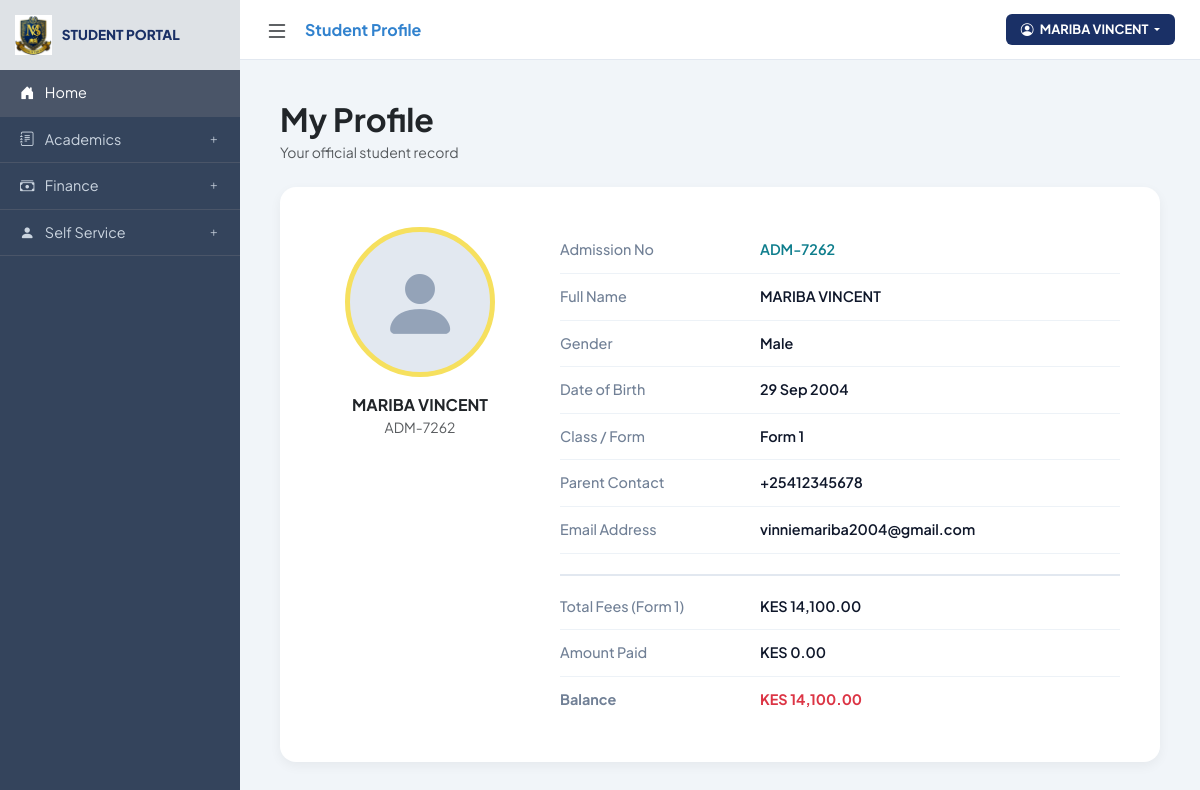
The app's page /student/dashboard_view.php (signed in) with its own data.
### tables this page shows
CREATE TABLE `students` (
  `student_id` int NOT NULL,
  `user_id` int NOT NULL,
  `adm_no` varchar(20) DEFAULT NULL,
  `full_name` varchar(100) NOT NULL,
  `gender` enum('Male','Female','Other') DEFAULT NULL,
  `form` varchar(20) DEFAULT NULL,
  `email` varchar(100) DEFAULT NULL,
  `dob` date DEFAULT NULL,
  `address` varchar(255) DEFAULT NULL,
  `password` varchar(255) DEFAULT NULL,
  `parent_name` varchar(100) DEFAULT NULL,
  `parent_contact` varchar(20) DEFAULT NULL,
  `status` enum('Active','Suspended','Graduated') DEFAULT 'Active',
  `created_at` timestamp NULL DEFAULT CURRENT_TIMESTAMP
);

CREATE TABLE `fee_structure` (
  `id` int NOT NULL,
  `form` varchar(20) NOT NULL,
  `term` enum('Term 1','Term 2','Term 3') NOT NULL,
  `amount` decimal(10,2) NOT NULL,
  `academic_year` varchar(20) DEFAULT NULL,
  `notes` text,
  `created_at` timestamp NULL DEFAULT CURRENT_TIMESTAMP,
  `tuition` decimal(10,2) DEFAULT '0.00',
  `boarding` decimal(10,2) DEFAULT '0.00',
  `activity` decimal(10,2) DEFAULT '0.00',
  `others` decimal(10,2) DEFAULT '0.00',
  `total_amount` decimal(10,2) DEFAULT '0.00'
);

### student/dashboard_view.php (the view, shortened to what this page needs)
<?php
include('../database/db_connect.php');
$adm_no = $_SESSION['adm_no'];
$stmt = $conn->prepare("SELECT * FROM students WHERE adm_no = ? LIMIT 1");
$stmt->bind_param("s", $adm_no);
$stmt->execute();
$student = $stmt->get_result()->fetch_assoc();
$student_id = (int) $student['student_id'];
$student_form = $student['form'] ?? '';
$total_fees = 0;
$structure_stmt = $conn->prepare("SELECT total_amount FROM fee_structure WHERE form = ? LIMIT 1");
if ($structure_stmt) {
    $structure_stmt->bind_param("s", $student_form);
    $structure_stmt->execute();
    $structure_res = $structure_stmt->get_result()->fetch_assoc();
    if ($structure_res) {
        $total_fees = (float) $structure_res['total_amount'];
    }
}
$amount_paid = 0;
$fee_stmt = $conn->prepare("SELECT SUM(amount_paid) as total_paid FROM fees WHERE student_id = ?");
if ($fee_stmt) {
    $fee_stmt->bind_param("i", $student_id);
    $fee_stmt->execute();
    $fee_res = $fee_stmt->get_result()->fetch_assoc();
    if ($fee_res) {
        $amount_paid = (float) ($fee_res['total_paid'] ?? 0);
    }
}
$balance = $total_fees - $amount_paid;
?>
<!DOCTYPE html>
<html lang="en">
<head>
    <link href="https://cdn.jsdelivr.net/npm/bootstrap@5.3.0/dist/css/bootstrap.min.css" rel="stylesheet">
    <link rel="stylesheet" href="https://cdn.jsdelivr.net/npm/bootstrap-icons@1.11.0/font/bootstrap-icons.css">
</head>
<body>
<?php include('includes/sidebar.php'); ?>
<?php include('includes/topbar.php'); ?>
<main class="main-content">
    <div class="mb-4">
        <h2 class="fw-bold mb-1">My Profile</h2>
        <p class="text-muted small mb-0">Your official student record</p>
    </div>
    <div class="profile-container">
        <div class="avatar-section">
            <div class="avatar-circle">
                <i class="bi bi-person-fill"></i>
            </div>
            <p class="mt-3 fw-bold text-uppercase mb-0"><?php echo htmlspecialchars($student['full_name'] ?? ''); ?></p>
            <p class="text-muted small"><?php echo htmlspecialchars($student['adm_no'] ?? ''); ?></p>
        </div>
        <div class="info-section">
            <div class="info-row">
                <div class="info-label">Admission No</div>
                <div class="info-value accent"><?php echo htmlspecialchars($student['adm_no'] ?? ''); ?></div>
            </div>
            <div class="info-row">
                <div class="info-label">Full Name</div>
                <div class="info-value text-uppercase"><?php echo htmlspecialchars($student['full_name'] ?? ''); ?></div>
            </div>
            <div class="info-row">
                <div class="info-label">Gender</div>
                <div class="info-value"><?php echo htmlspecialchars($student['gender'] ?? '—'); ?></div>
            </div>
            <div class="info-row">
                <div class="info-label">Date of Birth</div>
                <div class="info-value">
                    <?php echo !empty($student['dob']) ? htmlspecialchars(date("d M Y", strtotime($student['dob']))) : '—'; ?>
                </div>
            </div>
            <div class="info-row">
                <div class="info-label">Class / Form</div>
                <div class="info-value"><?php echo htmlspecialchars($student['form'] ?? '—'); ?></div>
            </div>
            <div class="info-row">
                <div class="info-label">Parent Contact</div>
                <div class="info-value"><?php echo htmlspecialchars($student['parent_contact'] ?? '—'); ?></div>
            </div>
            <div class="info-row">
                <div class="info-label">Email Address</div>
                <div class="info-value"><?php echo htmlspecialchars($student['email'] ?? '—'); ?></div>
            </div>
            <?php if ($total_fees > 0 || $amount_paid > 0): ?>
                <div class="info-row" style="border-top: 2px solid #e2e8f0; margin-top: 20px; padding-top: 20px;">
                    <div class="info-label">Total Fees (<?php echo htmlspecialchars($student_form); ?>)</div>
                    <div class="info-value">KES <?php echo number_format($total_fees, 2); ?></div>
                </div>
                <div class="info-row">
                    <div class="info-label">Amount Paid</div>
                    <div class="info-value">KES <?php echo number_format($amount_paid, 2); ?></div>
                </div>
                <div class="info-row" style="border-bottom: none;">
                    <div class="info-label fw-bold">Balance</div>
                    <div class="info-value fw-bold <?php echo $balance > 0 ? 'text-danger' : 'text-success'; ?>">
                        KES <?php echo number_format($balance, 2); ?>
                    </div>
                </div>
            <?php endif; ?>
        </div>
    </div>
</main>
</body>
</html>

### student/dashboard_view.php (style rules this page uses)
:root { --sidebar-bg: #34445c; --submenu-bg: #2c3a4d; --primary-blue: #1a3066; --accent-yellow: #b38f00; --sidebar-width: 240px; }
body { font-family: 'Plus Jakarta Sans', sans-serif; background-color: #f1f5f9; margin:0; overflow-x: hidden; transition: all 0.3s; }
.main-content { margin-left: var(--sidebar-width); padding: 40px; transition: all 0.3s ease; }
.profile-container { background: white; border-radius: 16px; display: flex; flex-wrap: wrap; padding: 40px; box-shadow: 0 4px 12px rgba(0,0,0,0.05); gap: 40px; }
.avatar-section { flex: 0 0 200px; text-align: center; }
.avatar-circle { width: 150px; height: 150px; background: #e2e8f0; border-radius: 50%; margin: 0 auto; overflow: hidden; border: 5px solid #f6e05e; display: flex; align-items: center; justify-content: center; }
.avatar-circle i { font-size: 5rem; color: #94a3b8; }
.info-section { flex: 1; min-width: 300px; }
.info-row { display: flex; flex-wrap: wrap; border-bottom: 1px solid #edf2f7; padding: 12px 0; font-size: 0.9rem; }
.info-label { flex: 0 0 200px; color: #718096; font-weight: 500; }
.info-value { flex: 1; color: #0f172a; font-weight: 600; }
.info-value.accent { color: #0d7d8c; }

### records on screen
students: full_name "MARIBA VINCENT", adm_no "ADM-7262", gender "Male", dob "29 Sep 2004", form "Form 1", parent_contact "+25412345678", email "vinniemariba2004@gmail.com"
fee_structure: total_amount "14,100.00"

### other values on screen
$extra_label "Student Profile"
$student_display_name "MARIBA VINCENT"
$amount_paid "0.00"
$balance "14,100.00"
